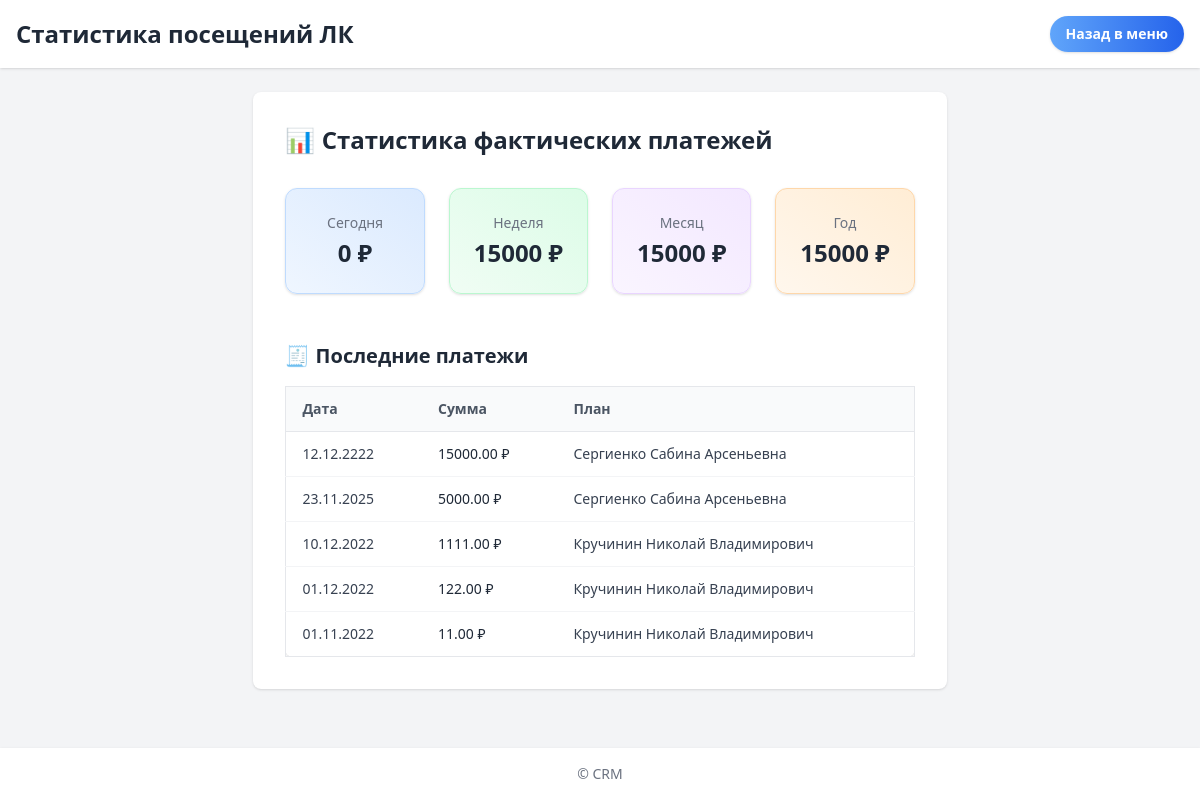
The app's page /payments/dashboard/ with its own data.
### payments/models.py (models this page shows, shortened)
class ActualPayment(models.Model):
    plan = models.ForeignKey(
        "InstallmentPlan",
        on_delete=models.CASCADE,
        related_name="actual_payments",
        blank=True,
        null=True
    )
    created_at = models.DateTimeField(auto_now_add=True, null=True, db_index=True)
    payment_date = models.DateField(null=True, blank=True)
    amount = models.DecimalField(max_digits=10, decimal_places=2)
    order_id = models.CharField(max_length=100, blank=True, null=True)
    is_applied = models.BooleanField(default=False, editable=False)
    history = HistoricalRecords()

class InstallmentPlan(models.Model):
    contract = models.OneToOneField(Contract, on_delete=models.CASCADE)
    created_at = models.DateTimeField(auto_now_add=True)
    calculated = models.BooleanField(default=False)
    history = HistoricalRecords()

class Contract(models.Model):
    client = models.ForeignKey('clients.Client', on_delete=models.CASCADE)
    total_amount = models.DecimalField(max_digits=10, decimal_places=2)
    discount = models.DecimalField(max_digits=10, decimal_places=2, default=0)
    first_payment = models.DecimalField(max_digits=10, decimal_places=2)
    first_payment_date = models.DateField()
    number_of_payments = models.PositiveIntegerField()
    preferred_payment_day = models.PositiveIntegerField(default=15)
    created_at = models.DateTimeField(auto_now_add=True)
    deposit = models.BooleanField(default=False, help_text="Оплачен судебный депозит")
    publication = models.BooleanField(default=False, help_text="Оплачена публикация")
    extra_court_costs = models.BooleanField(default=False, help_text="Оплачены доп. судебные расходы")
    history = HistoricalRecords()

### clients/models.py (models this page shows, shortened)
class Client(models.Model):
    user = models.OneToOneField(User, on_delete=models.CASCADE, related_name='client')
    name = models.CharField(max_length=100)
    surname = models.CharField(max_length=100)
    middlename = models.CharField(max_length=100, blank=True, null=True)
    bitrix_id = models.CharField(max_length=255, null=True, blank=True)
    stage = models.ForeignKey("StageTemplate", on_delete=models.SET_NULL, null=True, blank=True)
    referral_code = models.UUIDField(default=uuid.uuid4, unique=True, editable=False)
    old_id = models.PositiveIntegerField(
        null=True,
        blank=True,
        unique=True,
        db_index=True,
        help_text="ID клиента в старой системе"
    )
    need_stage_popup = models.BooleanField(default=False, help_text="Нужно ли показать попап при входе")
    stage_popup_shown = models.BooleanField(default=False, help_text="Попап показан и закрыт пользователем")
    acquiring_enabled = models.BooleanField(
        default=False,
        help_text="Доступен ли эквайринг для клиента"
    )
    history = HistoricalRecords()
    class Meta:
        constraints = [
            models.UniqueConstraint(
                fields=['bitrix_id'],
                condition=~Q(bitrix_id=None),
                name='unique_bitrix_id_not_null'
            )
        ]

### payments/views.py (the view)
# urls.py: path("payments/dashboard/", payments_dashboard, name="payments_dashboard"),
def payments_dashboard(request):
    today = timezone.now().date()
    start_of_week = today - timedelta(days=today.weekday())
    start_of_month = today.replace(day=1)
    start_of_year = today.replace(month=1, day=1)
    def total_amount(qs):
        return qs.aggregate(total=Sum("amount"))["total"] or Decimal("0")
    stats = {
        "day": total_amount(ActualPayment.objects.filter(payment_date=today)),
        "week": total_amount(ActualPayment.objects.filter(payment_date__gte=start_of_week)),
        "month": total_amount(ActualPayment.objects.filter(payment_date__gte=start_of_month)),
        "year": total_amount(ActualPayment.objects.filter(payment_date__gte=start_of_year)),
    }
    payments_qs = (
        ActualPayment.objects
        .select_related("plan__contract__client")  # <-- правильная цепочка
        .order_by("-payment_date", "-id")
    )
    paginator = Paginator(payments_qs, 10)
    page_number = request.GET.get("page")
    page_obj = paginator.get_page(page_number)
    return render(
        request,
        "payments_stats.html",
        {
            "stats": stats,
            "page_obj": page_obj,
        },
    )

### payments/templates/payments_stats.html (shortened to what this page needs)
{% load static %}
<!DOCTYPE html>
<html lang="ru">
<head>
    <script src="https://cdn.tailwindcss.com"></script>
</head>
<body class="bg-gray-100 min-h-screen flex flex-col">
    <header class="bg-white shadow p-4">
        <div class="max-w-7xl mx-auto flex items-center justify-between">
            <h1 class="text-2xl font-bold text-gray-800">Статистика посещений ЛК</h1>
            <div class="flex items-center gap-4">
                <a href="{% url 'admin_dashboard' %}"
                   class="px-4 py-2 bg-gradient-to-r from-blue-400 to-blue-600 text-white rounded-full shadow hover:from-blue-500 hover:to-blue-700 transition text-sm font-semibold">
                    Назад в меню
                </a>
            </div>
        </div>
    </header>
    <main class="flex-1 max-w-7xl mx-auto p-6">
        <div class="bg-white p-8 rounded-lg shadow">
            <h2 class="text-2xl font-semibold mb-8 text-gray-800">📊 Статистика фактических платежей</h2>
            <div class="grid grid-cols-1 md:grid-cols-2 lg:grid-cols-4 gap-6 mb-12">
                <div class="bg-gradient-to-tr from-blue-50 to-blue-100 border border-blue-200 rounded-xl p-6 text-center shadow">
                    <p class="text-sm text-gray-500 mb-1">Сегодня</p>
                    <p class="text-2xl font-bold text-gray-800">{{ stats.day }} ₽</p>
                </div>
                <div class="bg-gradient-to-tr from-green-50 to-green-100 border border-green-200 rounded-xl p-6 text-center shadow">
                    <p class="text-sm text-gray-500 mb-1">Неделя</p>
                    <p class="text-2xl font-bold text-gray-800">{{ stats.week }} ₽</p>
                </div>
                <div class="bg-gradient-to-tr from-purple-50 to-purple-100 border border-purple-200 rounded-xl p-6 text-center shadow">
                    <p class="text-sm text-gray-500 mb-1">Месяц</p>
                    <p class="text-2xl font-bold text-gray-800">{{ stats.month }} ₽</p>
                </div>
                <div class="bg-gradient-to-tr from-orange-50 to-orange-100 border border-orange-200 rounded-xl p-6 text-center shadow">
                    <p class="text-sm text-gray-500 mb-1">Год</p>
                    <p class="text-2xl font-bold text-gray-800">{{ stats.year }} ₽</p>
                </div>
            </div>
            <h3 class="text-xl font-semibold text-gray-800 mb-4">🧾 Последние платежи</h3>
            <div class="overflow-x-auto">
                <table class="min-w-full divide-y divide-gray-200 border rounded-lg shadow">
                    <thead class="bg-gray-50">
                        <tr>
                            <th class="px-4 py-3 text-left text-sm font-semibold text-gray-600">Дата</th>
                            <th class="px-4 py-3 text-left text-sm font-semibold text-gray-600">Сумма</th>
                            <th class="px-4 py-3 text-left text-sm font-semibold text-gray-600">План</th>
                        </tr>
                    </thead>
                    <tbody class="divide-y divide-gray-100">
                        {% for p in page_obj %}
                            <tr class="hover:bg-gray-50 transition">
                                <td class="px-4 py-3 text-sm text-gray-700">{{ p.payment_date|date:"d.m.Y" }}</td>
                                <td class="px-4 py-3 text-sm font-medium text-gray-800">{{ p.amount }} ₽</td>
                                <td class="px-4 py-3 text-sm text-gray-700">
                                    {% if p.plan and p.plan.contract and p.plan.contract.client %}
                                        {{ p.plan.contract.client.surname }} {{ p.plan.contract.client.name }}{% if p.plan.contract.client.middlename %} {{ p.plan.contract.client.middlename }}{% endif %}
                                    {% else %}
                                        —
                                    {% endif %}
                                </td>
                            </tr>
                        {% empty %}
                            <tr>
                                <td colspan="3" class="px-4 py-4 text-center text-gray-500">Нет фактических платежей</td>
                            </tr>
                        {% endfor %}
                    </tbody>
                </table>
            </div>
        </div>
    </main>
    <footer class="bg-white shadow p-4 text-center text-gray-500 text-sm">
        © {{ now|date:"Y" }} CRM
    </footer>
</body>
</html>

### records on screen
ActualPayment: payment_date "12.12.2222", amount "15000.00", plan.contract.client.surname "Сергиенко", plan.contract.client.name "Сабина", plan.contract.client.middlename "Арсеньевна"
ActualPayment: payment_date "23.11.2025", amount "5000.00", plan.contract.client.surname "Сергиенко", plan.contract.client.name "Сабина", plan.contract.client.middlename "Арсеньевна"
ActualPayment: payment_date "10.12.2022", amount "1111.00", plan.contract.client.surname "Кручинин", plan.contract.client.name "Николай", plan.contract.client.middlename "Владимирович"
ActualPayment: payment_date "01.12.2022", amount "122.00", plan.contract.client.surname "Кручинин", plan.contract.client.name "Николай", plan.contract.client.middlename "Владимирович"
ActualPayment: payment_date "01.11.2022", amount "11.00", plan.contract.client.surname "Кручинин", plan.contract.client.name "Николай", plan.contract.client.middlename "Владимирович"

### other values on screen
{{ stats.day }} "0"
{{ stats.week }} "15000"
{{ stats.month }} "15000"
{{ stats.year }} "15000"
